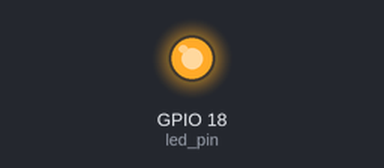
This program was run on a simulated Raspberry Pi (BCM pin numbers). Shown: output pins drawn as LEDs (lit = HIGH).

Above: at 0.5 s.
At 26.5 s:
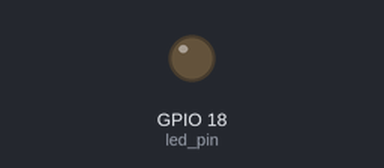
Timing chart, 0 to 27.3 s (numbered marks = the images above):
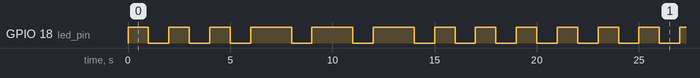

Measured:
- by itself, GPIO 18 (led_pin): repeats every 21.0 s: 2 × (LOW 1.0 s, HIGH 1.0 s), 3 × (LOW 1.0 s, HIGH 2.0 s), 4 × (LOW 1.0 s, HIGH 1.0 s)
- by itself, everything shown: repeats every 21.0 s, in 18 steps

The program:

led_project.py
```python
"""
Implements a LED using a Raspberry Pi.
Runs a S.O.S. signal.
"""


import RPi.GPIO as GPIO
import time

GPIO.setmode(GPIO.BCM)

led_pin = 18

# sets the pin as an output
GPIO.setup(led_pin, GPIO.OUT)
def turn_on_led(led_pin, secs, loop = 1):
    for i in range(loop):
        GPIO.output(led_pin, GPIO.HIGH)
        time.sleep(secs)
        GPIO.output(led_pin, GPIO.LOW)
        time.sleep(1)
try:
    while True:
        turn_on_led(led_pin, 1, 3)
        turn_on_led(led_pin, 2, 3)
        turn_on_led(led_pin, 1, 3)


except KeyboardInterrupt:
    print('Program stopped by user.')

finally:
    GPIO.cleanup()

    
```
